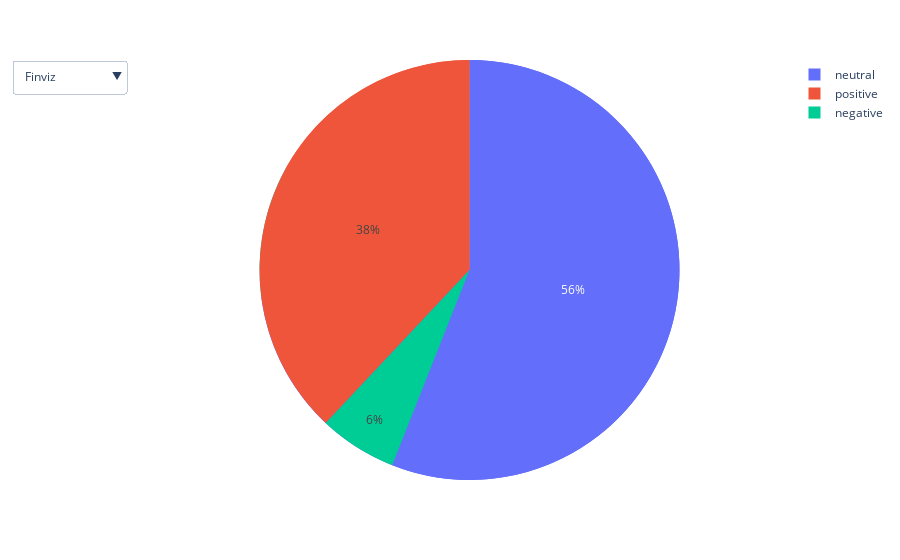

Notebook code cell kept with this figure:
### Markdown cell above
# Data Visualization

### Code cell
# Create a pie chart of sentiment_label
categories=df["Source"].unique()
figs = {categorie: px.pie(df[df['Source']==categorie], values=[1]*df[df['Source']==categorie].shape[0], names=df[df['Source']==categorie]["sentiment_label"]) for categorie in categories}

categorie_1 = categories[0]
fig = figs[categorie_1].update_traces(visible=True)
for categorie in categories:
    if categorie != categorie_1:
        fig.add_traces(figs[categorie].data)
        
fig.update_layout(
    updatemenus=[
        {
            "buttons": [
                {
                    "label": categorie,
                    "method": "update",
                    "args": [{"visible": [categorie_2 == categorie for categorie_2 in categories]}, {"title": categorie}]
                }
                for categorie in categories[::-1]
            ]
        }
    ]
)

fig.show()

### Figure 1 — Plotly figure (JSON) as saved in the notebook; plotly's stock layout.template omitted (floating-point values rounded to 4 significant figures)
{"data": [{"domain": {"x": [0, 1], "y": [0, 1]}, "hovertemplate": "label=%{label}<br>value=%{value}<extra></extra>", "labels": ["neutral", "positive", "positive", "neutral", "neutral", "positive", "neutral", "positive", "neutral", "positive", "neutral", "neutral", "neutral", "neutral", "neutral", "neutral", "neutral", "neutral", "neutral", "neutral", "neutral", "neutral", "neutral", "neutral", "neutral", "neutral", "neutral", "neutral", "positive", "neutral", "neutral", "negative", "positive", "neutral", "neutral", "negative", "neutral", "neutral", "neutral", "negative", "neutral", "negative", "neutral", "neutral", "neutral", "negative", "neutral", "neutral", "neutral", "neutral", "neutral", "neutral", "positive", "neutral", "neutral", "neutral", "neutral", "positive", "neutral", "neutral", "positive", "neutral", "neutral", "neutral", "positive", "negative", "neutral", "neutral", "positive", "neutral", "negative", "neutral", "neutral", "negative", "neutral", "neutral", "neutral", "neutral", "neutral", "positive", "positive", "neutral", "positive", "neutral", "positive", "neutral", "negative", "neutral", "neutral", "neutral", "positive", "neutral", "neutral", "negative", "neutral", "neutral", "neutral", "neutral", "neutral", "neutral"], "legendgroup": "", "name": "", "showlegend": true, "type": "pie", "values": [1, 1, 1, 1, 1, 1, 1, 1, 1, 1, 1, 1, 1, 1, 1, 1, 1, 1, 1, 1, 1, 1, 1, 1, 1, 1, 1, 1, 1, 1, 1, 1, 1, 1, 1, 1, 1, 1, 1, 1, 1, 1, 1, 1, 1, 1, 1, 1, 1, 1, 1, 1, 1, 1, 1, 1, 1, 1, 1, 1, 1, 1, 1, 1, 1, 1, 1, 1, 1, 1, 1, 1, 1, 1, 1, 1, 1, 1, 1, 1, 1, 1, 1, 1, 1, 1, 1, 1, 1, 1, 1, 1, 1, 1, 1, 1, 1, 1, 1, 1], "visible": true}, {"domain": {"x": [0, 1], "y": [0, 1]}, "hovertemplate": "label=%{label}<br>value=%{value}<extra></extra>", "labels": ["positive", "neutral", "neutral", "neutral", "neutral", "neutral", "neutral", "neutral", "negative", "positive", "negative", "neutral", "neutral", "neutral", "positive", "positive", "neutral", "positive", "neutral", "positive", "positive", "positive", "neutral", "positive", "neutral", "positive", "positive", "neutral", "negative", "positive", "positive", "neutral", "positive", "positive", "neutral", "positive", "neutral", "neutral", "positive", "positive", "neutral", "neutral", "neutral", "neutral", "neutral", "neutral", "neutral", "positive", "neutral", "neutral", "positive", "neutral", "neutral", "neutral", "neutral", "neutral", "neutral", "neutral", "negative", "positive", "negative", "neutral", "neutral", "neutral", "positive", "positive", "neutral", "positive", "neutral", "positive", "positive", "positive", "neutral", "positive", "neutral", "positive", "positive", "neutral", "negative", "positive", "positive", "neutral", "positive", "positive", "neutral", "positive", "neutral", "neutral", "positive", "positive", "neutral", "neutral", "neutral", "neutral", "neutral", "neutral", "neutral", "positive", "neutral", "neutral"], "legendgroup": "", "name": "", "showlegend": true, "type": "pie", "values": [1, 1, 1, 1, 1, 1, 1, 1, 1, 1, 1, 1, 1, 1, 1, 1, 1, 1, 1, 1, 1, 1, 1, 1, 1, 1, 1, 1, 1, 1, 1, 1, 1, 1, 1, 1, 1, 1, 1, 1, 1, 1, 1, 1, 1, 1, 1, 1, 1, 1, 1, 1, 1, 1, 1, 1, 1, 1, 1, 1, 1, 1, 1, 1, 1, 1, 1, 1, 1, 1, 1, 1, 1, 1, 1, 1, 1, 1, 1, 1, 1, 1, 1, 1, 1, 1, 1, 1, 1, 1, 1, 1, 1, 1, 1, 1, 1, 1, 1, 1]}], "layout": {"legend": {"tracegroupgap": 0}, "margin": {"t": 60}, "updatemenus": [{"buttons": [{"args": [{"visible": [false, true]}, {"title": "Finviz"}], "label": "Finviz", "method": "update"}, {"args": [{"visible": [true, false]}, {"title": "Google News"}], "label": "Google News", "method": "update"}]}]}}
